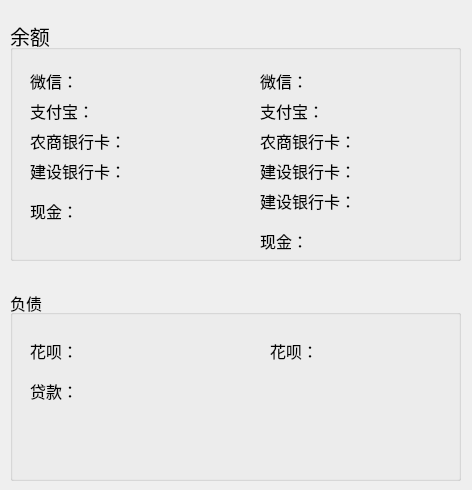
<?xml version="1.0" encoding="UTF-8"?>
<ui version="4.0">
 <class>yu_e</class>
 <widget class="QWidget" name="yu_e">
  <property name="geometry">
   <rect>
    <x>0</x>
    <y>0</y>
    <width>472</width>
    <height>490</height>
   </rect>
  </property>
  <property name="font">
   <font>
    <pointsize>12</pointsize>
   </font>
  </property>
  <property name="windowTitle">
   <string>余额</string>
  </property>
  <widget class="QGroupBox" name="groupBox">
   <property name="geometry">
    <rect>
     <x>10</x>
     <y>20</y>
     <width>451</width>
     <height>241</height>
    </rect>
   </property>
   <property name="font">
    <font>
     <pointsize>15</pointsize>
    </font>
   </property>
   <property name="title">
    <string>余额</string>
   </property>
   <widget class="QLabel" name="WeChat">
    <property name="geometry">
     <rect>
      <x>20</x>
      <y>50</y>
      <width>61</width>
      <height>21</height>
     </rect>
    </property>
    <property name="font">
     <font>
      <pointsize>12</pointsize>
     </font>
    </property>
    <property name="text">
     <string>微信：</string>
    </property>
   </widget>
   <widget class="QLabel" name="Alipay">
    <property name="geometry">
     <rect>
      <x>20</x>
      <y>80</y>
      <width>71</width>
      <height>21</height>
     </rect>
    </property>
    <property name="font">
     <font>
      <pointsize>12</pointsize>
     </font>
    </property>
    <property name="text">
     <string>支付宝：</string>
    </property>
   </widget>
   <widget class="QLabel" name="Cash">
    <property name="geometry">
     <rect>
      <x>20</x>
      <y>180</y>
      <width>61</width>
      <height>21</height>
     </rect>
    </property>
    <property name="font">
     <font>
      <pointsize>12</pointsize>
     </font>
    </property>
    <property name="text">
     <string>现金：</string>
    </property>
   </widget>
   <widget class="QLabel" name="NongShangBank">
    <property name="geometry">
     <rect>
      <x>20</x>
      <y>110</y>
      <width>121</width>
      <height>21</height>
     </rect>
    </property>
    <property name="font">
     <font>
      <pointsize>12</pointsize>
     </font>
    </property>
    <property name="text">
     <string>农商银行卡：</string>
    </property>
   </widget>
   <widget class="QLabel" name="JianSheBang">
    <property name="geometry">
     <rect>
      <x>20</x>
      <y>140</y>
      <width>121</width>
      <height>21</height>
     </rect>
    </property>
    <property name="font">
     <font>
      <pointsize>12</pointsize>
     </font>
    </property>
    <property name="text">
     <string>建设银行卡：</string>
    </property>
   </widget>
   <widget class="QLabel" name="label_6">
    <property name="geometry">
     <rect>
      <x>250</x>
      <y>140</y>
      <width>121</width>
      <height>21</height>
     </rect>
    </property>
    <property name="font">
     <font>
      <pointsize>12</pointsize>
     </font>
    </property>
    <property name="text">
     <string>建设银行卡：</string>
    </property>
   </widget>
   <widget class="QLabel" name="label">
    <property name="geometry">
     <rect>
      <x>250</x>
      <y>110</y>
      <width>121</width>
      <height>21</height>
     </rect>
    </property>
    <property name="font">
     <font>
      <pointsize>12</pointsize>
     </font>
    </property>
    <property name="text">
     <string>农商银行卡：</string>
    </property>
   </widget>
   <widget class="QLabel" name="Baby_WeChat">
    <property name="geometry">
     <rect>
      <x>250</x>
      <y>50</y>
      <width>61</width>
      <height>21</height>
     </rect>
    </property>
    <property name="font">
     <font>
      <pointsize>12</pointsize>
     </font>
    </property>
    <property name="text">
     <string>微信：</string>
    </property>
   </widget>
   <widget class="QLabel" name="Baby_Cash">
    <property name="geometry">
     <rect>
      <x>250</x>
      <y>210</y>
      <width>61</width>
      <height>21</height>
     </rect>
    </property>
    <property name="font">
     <font>
      <pointsize>12</pointsize>
     </font>
    </property>
    <property name="text">
     <string>现金：</string>
    </property>
   </widget>
   <widget class="QLabel" name="Baby_Alipay">
    <property name="geometry">
     <rect>
      <x>250</x>
      <y>80</y>
      <width>71</width>
      <height>21</height>
     </rect>
    </property>
    <property name="font">
     <font>
      <pointsize>12</pointsize>
     </font>
    </property>
    <property name="text">
     <string>支付宝：</string>
    </property>
   </widget>
   <widget class="QLabel" name="WeChat_2">
    <property name="geometry">
     <rect>
      <x>90</x>
      <y>50</y>
      <width>61</width>
      <height>21</height>
     </rect>
    </property>
    <property name="font">
     <font>
      <pointsize>12</pointsize>
     </font>
    </property>
    <property name="text">
     <string/>
    </property>
   </widget>
   <widget class="QLabel" name="Baby_WeChat_2">
    <property name="geometry">
     <rect>
      <x>320</x>
      <y>50</y>
      <width>61</width>
      <height>21</height>
     </rect>
    </property>
    <property name="font">
     <font>
      <pointsize>12</pointsize>
     </font>
    </property>
    <property name="text">
     <string/>
    </property>
   </widget>
   <widget class="QLabel" name="Alipay_2">
    <property name="geometry">
     <rect>
      <x>100</x>
      <y>80</y>
      <width>61</width>
      <height>21</height>
     </rect>
    </property>
    <property name="font">
     <font>
      <pointsize>12</pointsize>
     </font>
    </property>
    <property name="text">
     <string/>
    </property>
   </widget>
   <widget class="QLabel" name="NongShangBank_2">
    <property name="geometry">
     <rect>
      <x>130</x>
      <y>110</y>
      <width>121</width>
      <height>21</height>
     </rect>
    </property>
    <property name="font">
     <font>
      <pointsize>12</pointsize>
     </font>
    </property>
    <property name="text">
     <string/>
    </property>
   </widget>
   <widget class="QLabel" name="JianSheBang_2">
    <property name="geometry">
     <rect>
      <x>130</x>
      <y>140</y>
      <width>121</width>
      <height>21</height>
     </rect>
    </property>
    <property name="font">
     <font>
      <pointsize>12</pointsize>
     </font>
    </property>
    <property name="text">
     <string/>
    </property>
   </widget>
   <widget class="QLabel" name="Cash_2">
    <property name="geometry">
     <rect>
      <x>80</x>
      <y>180</y>
      <width>61</width>
      <height>21</height>
     </rect>
    </property>
    <property name="font">
     <font>
      <pointsize>12</pointsize>
     </font>
    </property>
    <property name="text">
     <string/>
    </property>
   </widget>
   <widget class="QLabel" name="Baby_Alipay_2">
    <property name="geometry">
     <rect>
      <x>320</x>
      <y>80</y>
      <width>61</width>
      <height>21</height>
     </rect>
    </property>
    <property name="font">
     <font>
      <pointsize>12</pointsize>
     </font>
    </property>
    <property name="text">
     <string/>
    </property>
   </widget>
   <widget class="QLabel" name="label_2">
    <property name="geometry">
     <rect>
      <x>360</x>
      <y>110</y>
      <width>121</width>
      <height>21</height>
     </rect>
    </property>
    <property name="font">
     <font>
      <pointsize>12</pointsize>
     </font>
    </property>
    <property name="text">
     <string/>
    </property>
   </widget>
   <widget class="QLabel" name="label_7">
    <property name="geometry">
     <rect>
      <x>360</x>
      <y>140</y>
      <width>121</width>
      <height>21</height>
     </rect>
    </property>
    <property name="font">
     <font>
      <pointsize>12</pointsize>
     </font>
    </property>
    <property name="text">
     <string/>
    </property>
   </widget>
   <widget class="QLabel" name="Baby_Cash_2">
    <property name="geometry">
     <rect>
      <x>300</x>
      <y>180</y>
      <width>61</width>
      <height>21</height>
     </rect>
    </property>
    <property name="font">
     <font>
      <pointsize>12</pointsize>
     </font>
    </property>
    <property name="text">
     <string/>
    </property>
   </widget>
   <widget class="QLabel" name="label_8">
    <property name="geometry">
     <rect>
      <x>250</x>
      <y>170</y>
      <width>121</width>
      <height>21</height>
     </rect>
    </property>
    <property name="font">
     <font>
      <pointsize>12</pointsize>
     </font>
    </property>
    <property name="text">
     <string>建设银行卡：</string>
    </property>
   </widget>
  </widget>
  <widget class="QGroupBox" name="Baby_HuaBei">
   <property name="geometry">
    <rect>
     <x>10</x>
     <y>290</y>
     <width>451</width>
     <height>191</height>
    </rect>
   </property>
   <property name="title">
    <string>负债</string>
   </property>
   <widget class="QLabel" name="HuaBei">
    <property name="geometry">
     <rect>
      <x>20</x>
      <y>50</y>
      <width>61</width>
      <height>21</height>
     </rect>
    </property>
    <property name="font">
     <font>
      <pointsize>12</pointsize>
     </font>
    </property>
    <property name="text">
     <string>花呗：</string>
    </property>
   </widget>
   <widget class="QLabel" name="loans">
    <property name="geometry">
     <rect>
      <x>20</x>
      <y>90</y>
      <width>61</width>
      <height>21</height>
     </rect>
    </property>
    <property name="font">
     <font>
      <pointsize>12</pointsize>
     </font>
    </property>
    <property name="text">
     <string>贷款：</string>
    </property>
   </widget>
   <widget class="QLabel" name="label_13">
    <property name="geometry">
     <rect>
      <x>260</x>
      <y>50</y>
      <width>61</width>
      <height>21</height>
     </rect>
    </property>
    <property name="font">
     <font>
      <pointsize>12</pointsize>
     </font>
    </property>
    <property name="text">
     <string>花呗：</string>
    </property>
   </widget>
   <widget class="QLabel" name="HuaBei_2">
    <property name="geometry">
     <rect>
      <x>70</x>
      <y>50</y>
      <width>61</width>
      <height>21</height>
     </rect>
    </property>
    <property name="font">
     <font>
      <pointsize>12</pointsize>
     </font>
    </property>
    <property name="text">
     <string/>
    </property>
   </widget>
   <widget class="QLabel" name="loans_2">
    <property name="geometry">
     <rect>
      <x>70</x>
      <y>90</y>
      <width>61</width>
      <height>21</height>
     </rect>
    </property>
    <property name="font">
     <font>
      <pointsize>12</pointsize>
     </font>
    </property>
    <property name="text">
     <string/>
    </property>
   </widget>
   <widget class="QLabel" name="label_14">
    <property name="geometry">
     <rect>
      <x>310</x>
      <y>50</y>
      <width>61</width>
      <height>21</height>
     </rect>
    </property>
    <property name="font">
     <font>
      <pointsize>12</pointsize>
     </font>
    </property>
    <property name="text">
     <string/>
    </property>
   </widget>
  </widget>
 </widget>
 <resources/>
 <connections/>
</ui>
